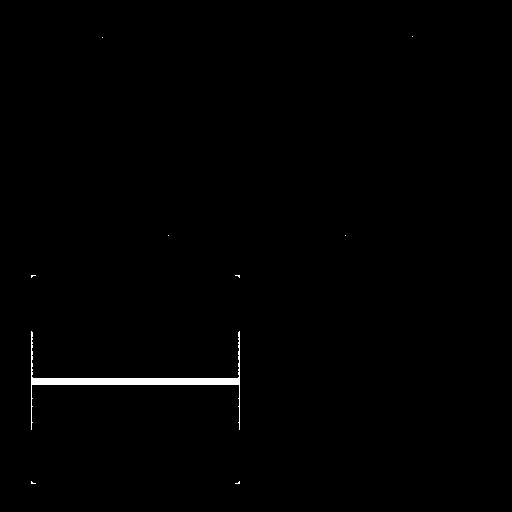
//> input picture OpenCV_6/outputs/1_4_output_1.png, 512 x 512 px
$ ./3   (built with g++ and OpenCV 4)
//> lines starting //> are read from the running program, lines starting //| are printed output that depends on the picture; after the words box and inside, x2 and y2 are one past the last pixel; in counts of white or black regions, pixels touching at a corner belong together
### OpenCV_6/Color.h
// Color.h: interface for the CColor class.
//
//////////////////////////////////////////////////////////////////////

#include<opencv2/opencv.hpp>

#if !defined(AFX_COLOR_H__51E6F4C5_45B6_440E_8240_FCFF2CFD7CAC__INCLUDED_)
#define AFX_COLOR_H__51E6F4C5_45B6_440E_8240_FCFF2CFD7CAC__INCLUDED_

#if _MSC_VER > 1000
#pragma once
#endif // _MSC_VER > 1000

class CColor
{
public:
	CColor();
	virtual ~CColor();

	// RGB 컬러 공간 분리, 만약에 명암도 영상이면 각 채널에 할당함.
	void GS_splitRGB(cv::Mat rgb_image, cv::Mat * rgb);

	// RGB 채널을 조합하여 하나의 RGB 컬러 공간으로 반환한다.
	cv::Mat GS_compositeRGB(cv::Mat *rgb);

	// RGB 컬러 공간을 HSV 컬러 공간으로 변환한다.
	void GS_rgb2hsv(cv::Mat *rgb, cv::Mat *hsv);

	// HSV 컬러 공간을 RGB 컬러 공간으로 변환한다.
	void GS_hsv2rgb(cv::Mat *hsv, cv::Mat *rgb);

	// RGB 컬러 공간을 YCbCr 컬러 공간으로 변환한다.
	void GS_rgb2ycbcr(cv::Mat *rgb, cv::Mat *yCbCr);

	// YCbCr 컬러 공간을 RGB 컬러 공간으로 변환한다.
	void GS_ycbcr2rgb(cv::Mat *YCbCr, cv::Mat *rgb);

	// 주어진 code에 따라 컬러 공간 변환한 후, 각 채널을 분리하여 반환한다.
	void GS_cvtColor(cv::Mat * src, cv::Mat * dst, int codes);

	// 컬러 공간을 명암도 영상으로 변환
	cv::Mat GS_rgb2gray(cv::Mat rgb_image);

	// 컬러 영상 -> 채널 분리
	void SplitRGB(cv::Mat color_image,	/* 원본 RGB 영상 */
				  cv::Mat *rgb);		/* bgr 채널 배열 */
};

#endif // !defined(AFX_COLOR_H__51E6F4C5_45B6_440E_8240_FCFF2CFD7CAC__INCLUDED_)

### OpenCV_1/Pixel.h
#pragma once

// Pixel.h: interface for the CPixel class.
//
//////////////////////////////////////////////////////////////////////

#include <opencv2/opencv.hpp>

typedef unsigned char BYTE;

class CPixel
{
public:
	CPixel();
	virtual ~CPixel();

	// 레벨별 명암 보기
	cv::Mat GS_makeGrayBand();

	// 명암 대비 보기
	cv::Mat GS_makeContrast();

	// 밝기 조절 - 덧셈/뺄셈
	cv::Mat GS_add_constant(cv::Mat src_image, int constant);

	// 두 영상간 덧셈
	cv::Mat GS_add_image(cv::Mat src_image1, cv::Mat src_image2);

	// 두 영상간 뺄셈
	cv::Mat GS_subtract_image(cv::Mat src_image1, cv::Mat src_image2);

	// 명암 대비 조절 - 곱셈
	cv::Mat GS_multiple_constant(cv::Mat src_image, double scale);

	// 명암 대비 조절 - 나눗셈
	cv::Mat GS_divide_constant(cv::Mat src_image, double scale);

	// 밝기 조절 + 명암 대비 조절
	cv::Mat GS_basic_contrast_brightness(cv::Mat src_image, double contrast, int brightness);

	// 선형 결합
	cv::Mat GS_blending_effect(cv::Mat src_image1, cv::Mat src_image2, double alpha);

	// 명암도 영상의 히스토그램 생성.
	cv::Mat GS_imhist(cv::Mat img, int max_length = 256);

	// 히스토그램 평활화
	cv::Mat GS_histeq(cv::Mat src_image);

	// 히스토그램 데이터를 로그 창에 출력
	void GS_view_hist_data(cv::Mat src_image);

	// 룩업 테이블을 이용한 밝기 조절 + 명암 대비 조절
	cv::Mat GS_LUT_basic_contrast_brightness(cv::Mat src_image, double contrast, int brightness);

	// 주어진 조건에 의한 이진 영상 변환
	cv::Mat GS_threshold(cv::Mat src_image, double thresh, int threshold_type);
	cv::Mat GS_threshold(cv::Mat src_image, double thresh, double max_value, int threshold_type);

	// 적응적 경계값 설정에 의한 이진 영상 변환
	cv::Mat GS_adaptive_threshold(cv::Mat src_image, double max_value,
		int adaptive_method, int threshold_type,
		int block_size = 3, double C = 5);

	// 이진 영상에서의 논리 연산 - 논리 연산(logical operator) 사용
	cv::Mat GS_binary_logic(cv::Mat src_image1, cv::Mat src_image2, int logic_method);

	// 이진 영상을 명암도 영상으로 변환
	cv::Mat GS_binary2gray(cv::Mat src_image);

	// 명암도 영상에서의 논리 연산 - 비트 연산자(bitwise operator) 사용
	cv::Mat GS_gray_logic(cv::Mat src_image1, cv::Mat src_image2, int logic_method);
};

### OpenCV_6/Pixel.h
// Pixel.h: interface for the CPixel class.
//
//////////////////////////////////////////////////////////////////////

#include <opencv2/opencv.hpp>

typedef unsigned char BYTE;

class CPixel
{
public:
	CPixel();
	virtual ~CPixel();

	// 레벨별 명암 보기
	cv::Mat GS_makeGrayBand();

	// 명암 대비 보기
	cv::Mat GS_makeContrast();

	// 밝기 조절 - 덧셈/뺄셈
	cv::Mat GS_add_constant(cv::Mat src_image, int constant );

	// 두 영상간 덧셈
	cv::Mat GS_add_image(cv::Mat src_image1, cv::Mat src_image2 );

	// 두 영상간 뺄셈
	cv::Mat GS_subtract_image(cv::Mat src_image1, cv::Mat src_image2 );

	// 명암 대비 조절 - 곱셈
	cv::Mat GS_multiple_constant(cv::Mat src_image, double scale);

	// 명암 대비 조절 - 나눗셈
	cv::Mat GS_divide_constant(cv::Mat src_image, double scale);

	// 밝기 조절 + 명암 대비 조절
	cv::Mat GS_basic_contrast_brightness(cv::Mat src_image, double contrast, int brightness );

	// 선형 결합
	cv::Mat GS_blending_effect(cv::Mat src_image1, cv::Mat src_image2, double alpha );

	// 명암도 영상의 히스토그램 생성.
	cv::Mat GS_imhist(cv::Mat img, int max_length = 256);

	// 히스토그램 평활화
	cv::Mat GS_histeq(cv::Mat src_image);

	// 히스토그램 데이터를 로그 창에 출력
	void GS_view_hist_data(cv::Mat src_image);

	// 룩업 테이블을 이용한 밝기 조절 + 명암 대비 조절
	cv::Mat GS_LUT_basic_contrast_brightness(cv::Mat src_image, double contrast, int brightness );

	// 주어진 조건에 의한 이진 영상 변환
	cv::Mat GS_threshold(cv::Mat src_image, double thresh, int threshold_type);
	cv::Mat GS_threshold(cv::Mat src_image, double thresh, double max_value, int threshold_type);

	// 적응적 경계값 설정에 의한 이진 영상 변환
	cv::Mat GS_adaptive_threshold(cv::Mat src_image, double max_value,
									 int adaptive_method, int threshold_type,
									 int block_size = 3, double C = 5);

	// 이진 영상에서의 논리 연산 - 논리 연산(logical operator) 사용
	cv::Mat GS_binary_logic(cv::Mat src_image1, cv::Mat src_image2, int logic_method);

	// 이진 영상을 명암도 영상으로 변환
	cv::Mat GS_binary2gray(cv::Mat src_image);

	// 명암도 영상에서의 논리 연산 - 비트 연산자(bitwise operator) 사용
	cv::Mat GS_gray_logic(cv::Mat src_image1, cv::Mat src_image2, int logic_method);
};

### OpenCV_6/Util.h
// Util.h: interface for the CUtil class.
//
//////////////////////////////////////////////////////////////////////

#include <opencv2/opencv.hpp>

#if !defined(AFX_UTIL_H__3C7854E7_4EA2_4780_A97B_BBBEF2566DD6__INCLUDED_)
#define AFX_UTIL_H__3C7854E7_4EA2_4780_A97B_BBBEF2566DD6__INCLUDED_

#if _MSC_VER > 1000
#pragma once
#endif // _MSC_VER > 1000

class CUtil
{
public:
	CUtil();
	virtual ~CUtil();

	// 영상 데이터 초기화
	cv::Mat GS_createImage(cv::Size size, int nChannels);
	// [6 lines left out: function GS_createImage, not called in this run]

	// 지정한 크기 기준으로, 가로의 길이가 4의 배수에 맞게 축소/확대
	cv::Mat GS_resizeForBitmap(int resize_height, int resize_width, cv::Mat image);

	// IplImage를 HBITMAP으로 변환
	//HBITMAP GS_IplImage2Bitmap(IplImage *image);

	// cv::Mat을 OpenCV의 HighGUI와 연계하여 보기
	void GS_viewMatImage(char *title, cv::Mat image);

	// 클램핑
	int GS_clamping(int var);
	int GS_clamping(float var);
	int GS_clamping(double var);

	// 1차원 메모리 할당
	float *GS_floatAlloc1D(int length);

	// 할당한 1차원 메모리 해제
	void GS_free1D(float *data);

	// 2차원 메모리 할당
	float **GS_floatAlloc2D(int height, int width);
	double **GS_doubleAlloc2D(int height, int width);

	// 할당한 2차원 메모리 해제
	void GS_free2D(float **data, int length);
	void GS_free2D(double **data, int length);

	// 2차원을 1차원으로 변환
	float *GS_toSingleArray(float **data, int height, int width);

	// Wirth sort : not recurisive sorting algorithm by N. Devilard from N. Wirth's book
	//BYTE GS_writh_sort(BYTE *data, int length);

	// Quick Select
	//BYTE GS_quick_select(BYTE *data, int length);

	// swap
	//void GS_SWAP(BYTE *data, int x, int y);

	// quick sort
	//void GS_quick_sort(BYTE *data, int left, int right);

	// 해당 영상의 IplImage에서 명암도 공간을 2차원 배열로 가져온다.
	//void GS_getGrayFromIplImage(IplImage *src_image, BYTE ***gray, int *height, int *width);

	// BYTE, double 타입의 명암도 공간인 2차원 배열을 mat으로 변환한다.
	cv::Mat GS_gray2Mat(double **gray, int height, int width);

	// 해당 영상의 IplImage에서 RGB 컬러 공간을 2차원 배열로 가져온다.
	//void GS_getColorFromIplImage(IplImage *src_image, BYTE ***red, BYTE ***green, BYTE ***blue, int *height, int *width);

	// double 타입의 컬러 공간인 2차원 배열을 cv::Mat으로 변환한다.
	cv::Mat GS_color2Mat(double **image1, double **image2, double **image3, int height, int width);
};

#endif // !defined(AFX_UTIL_H__3C7854E7_4EA2_4780_A97B_BBBEF2566DD6__INCLUDED_)

### OpenCV_6/Edge.h
// Edge.h: interface for the CEdge class.
//
//////////////////////////////////////////////////////////////////////

#include<opencv2/opencv.hpp>

#if !defined(AFX_EDGE_H__F2A61D84_5347_4099_AEA6_2061F2B32778__INCLUDED_)
#define AFX_EDGE_H__F2A61D84_5347_4099_AEA6_2061F2B32778__INCLUDED_

#if _MSC_VER > 1000
#pragma once
#endif // _MSC_VER > 1000

class CEdge
{
public:
	CEdge();
	virtual ~CEdge();

	// 소벨 에지 추출 : 마스크(3x3)
	cv::Mat GS_sobel_edge(cv::Mat src_image, int method = 2);

	// 소벨 에지 추출 : cv::Sobel() 함수 이용
	cv::Mat GS_sobel_edge_Sobel(cv::Mat src_image, int method = 2);

	// 소벨 에지 추출 : 마스크(7x7)
	cv::Mat GS_sobel_edge_7x7(cv::Mat src_image, int method = 2);

	// 소벨 에지 추출 : 대각선
	cv::Mat GS_sobel_diagonal_edge(cv::Mat src_image, int method = 2);

	// 프리윗 에지 추출
	cv::Mat GS_prewitt_edge(cv::Mat src_image, int method = 2);

	// 프레이첸 에지 추출
	cv::Mat GS_freichen_edge(cv::Mat src_image, int method = 2);

	// 서터캐스틱 에지 추출
	cv::Mat GS_stochastic_Edge(cv::Mat src_image, int method = 2);

	// 로버츠 에지 추출
	cv::Mat GS_roberts_edge(cv::Mat src_image, int method = 2);

	// 라플라시안 에지 추출 : 마스크
	cv::Mat GS_laplacian_edge(cv::Mat src_image, int method = 1);

	// 라플라시안 에지 추출 : cv::Laplacian() 함수 이용
	cv::Mat GS_laplacian_edge_Laplacian(cv::Mat src_image);

	// 라플라시안 샤프닝
	cv::Mat GS_laplacian_sharpening(cv::Mat src_image, int method = 1);

	double **GS_get_LoG_mask(double sigma, int *mask_height, int *mask_width);
	double GS_get_LoG_formular(double x, double sigma);
	double norm(double x, double y);
	double GS_get_distance(double a, double b, double c, double d);
	double gauss(double x, double sigma);

	// 캐니 에지 추출
	cv::Mat GS_canny_edge(cv::Mat src_image, double sigma, int threshold, int method);

	// 캐니 에지 추출 : cv::Canny() 함수 이용
	cv::Mat GS_canny_edge_Canny(cv::Mat src_image, double low_threshold = 50.0, double high_threshold = 100.0);

};
#endif // !defined(AFX_EDGE_H__F2A61D84_5347_4099_AEA6_2061F2B32778__INCLUDED_)

### OpenCV_6/ImageAnalysis.h
// ImageAnalysis.h: interface for the CImageAnalysis class.
//
//////////////////////////////////////////////////////////////////////
//#include<opencv\cv.h>
//#include<opencv\cxcore.h>
//#include<opencv\cvaux.h>
//#include<opencv\highgui.h>
#include <opencv2/opencv.hpp>

#if !defined(AFX_IMAGEANALYSIS_H__02575BF0_7F7D_4A12_8B40_3BCC13F6AE05__INCLUDED_)
#define AFX_IMAGEANALYSIS_H__02575BF0_7F7D_4A12_8B40_3BCC13F6AE05__INCLUDED_

#if _MSC_VER > 1000
#pragma once
#endif // _MSC_VER > 1000

class CImageAnalysis
{
private:
	double getSpatialMoment(cv::Moments moment, int x_order, int y_order);
	double getCentralMoment(cv::Moments moment, int x_order, int y_order);
	double getNormalizedCentralMoment(cv::Moments moment, int x_order, int y_order);
public:
	CImageAnalysis();
	virtual ~CImageAnalysis();

	//-----------
	// 피라미드
	//-----------

	// Pryamid : Up-sampling
	cv::Mat GS_pyrUp(cv::Mat src_image);

	// Pryamid : Down-sampling
	cv::Mat GS_pyrDown(cv::Mat src_image);

	// Pryamid : Segmentation
	//cv::Mat GS_pyrSegmentation(cv::Mat src_image, int level = 1, double threshold1 = 10.0, double threshold2 = 60.0);

	// Pryamid : Mean Shifting
	cv::Mat GS_pyrMeanShiftFiltering(cv::Mat src_image, double sp = 20.0, double sr = 30.0);

	//-----------
	// 코너 추출
	//-----------

	// Harris corner detector
	cv::Mat GS_cornerHarris(cv::Mat src_image, int block_size = 3, int aperture_size = 5, double k = 0.04);

	// Calculates constraint image for corner detection
	cv::Mat GS_preCornerDetect(cv::Mat src_image, int aperture_size = 7);

	//-------------
	// 외곽선 탐색
	//-------------

	// 외곽선 탐색 : cv::findContours() + cv::drawContours()
	cv::Mat GS_findContours(cv::Mat src_image);

	//-------------
	// Hu Moment
	//-------------

	// 불변 모멘트 얻기(Hu Moment)
	double * GS_getHuMoments(cv::Mat src_image, double threshold = 128);

	// 공간, 중앙, 정규화된 중앙 모멘트 얻기(불변 모멘트 제외)
	double GS_getAllMoments(cv::Mat src_image, double threshold = 128, int type = 1, int xorder = 0, int yorder = 0);

	//


	//-------------
	// 허프 변환
	//-------------

	// 기본 허프 변환 (입력: 3채널 영상)
	cv::Mat GS_basicHoughTransform(cv::Mat src_image);

	// 기본 허프 변환 (입력: 1채널 명암도 영상
	cv::Mat GS_basicHoughTransformGray(cv::Mat src_image);

	// 확률적 허프 변환
	cv::Mat GS_probHoughTransform(cv::Mat src_image);

	//-------------
	// 템플릿 매칭
	//-------------

	// 템플릿 매칭
	cv::Mat GS_templateMatching(cv::Mat src_image, cv::Mat template_image);
};

#endif // !defined(AFX_IMAGEANALYSIS_H__02575BF0_7F7D_4A12_8B40_3BCC13F6AE05__INCLUDED_)

### OpenCV_6/Util.cpp
/*
* Util.cpp : 유틸리티 관련 클래스
* Modified by Lee, Moon-Ho (conv2@korea.com)
* Last Modified : 2006/11/16
*/

#include "Util.h"

#ifdef _DEBUG
#undef THIS_FILE
static char THIS_FILE[] = __FILE__;
#define new DEBUG_NEW
#endif

//////////////////////////////////////////////////////////////////////
// Construction/Destruction
//////////////////////////////////////////////////////////////////////

CUtil::CUtil()
{

}

CUtil::~CUtil()
{

}


// 2차원을 1차원으로 변환
// [73 lines left out: functions GS_toSingleArray, GS_floatAlloc2D, GS_doubleAlloc2D, GS_free2D, GS_free2D, GS_floatAlloc1D and 1 more, not called in this run]

cv::Mat CUtil::GS_createImage(cv::Size size, int nChannels)
{
	uchar type = ((nChannels - 1) << 3) + 0;
	cv::Mat dst_image = cv::Mat(size, type);
	return dst_image;
}

// 지정한 크기 기준으로, 가로의 길이가 4의 배수에 맞게 축소/확대
// [116 lines left out: functions GS_resizeForBitmap, GS_viewMatImage, GS_clamping, GS_clamping, GS_clamping, GS_gray2Mat and 1 more, not called in this run]

### OpenCV_6/Edge.cpp
// Edge.cpp: implementation of the CEdge class.
//
//////////////////////////////////////////////////////////////////////

#include "Edge.h"
#include "Util.h"
#include "Filter.h"

#ifdef _DEBUG
#undef THIS_FILE
static char THIS_FILE[] = __FILE__;
#define new DEBUG_NEW
#endif

//////////////////////////////////////////////////////////////////////
// Construction/Destruction
//////////////////////////////////////////////////////////////////////

CEdge::CEdge()
{

}

CEdge::~CEdge()
{

}

// 캐니 에지 추출 : Canny() 함수 이용  (Extraction canny edge : using cv::Canny())
cv::Mat CEdge::GS_canny_edge_Canny(cv::Mat src_image, double low_threshold, double high_threshold)
{
	CUtil cUtil;

	// 초기화 (Initialization)
	cv::Mat dst_image = cUtil.GS_createImage(src_image.size(), src_image.channels());
	if (dst_image.channels() != 1) return dst_image;

	//
	cv::Mat canny_edge = dst_image.clone();

	// (1) Canny() 함수 수행시는 src_image와 dst_image의 depth는 같아야 함. (depth of src_image and dst_image shoud be the same in Canny())
	// (2) low_threshold, high_threshold는 Edge linking 처리하기 위한 값.(low_threshold, high_threshold are for Edge linking processing)
	cv::Canny(src_image, canny_edge, low_threshold, high_threshold, 3);
	cv::convertScaleAbs(canny_edge, dst_image, 1, 0);

	return dst_image;
}

// 캐니 에지 추출 (Extraction canny edg)
// [741 lines left out: functions GS_canny_edge, GS_get_LoG_mask, GS_get_LoG_formular, norm, GS_get_distance, gauss and 11 more, not called in this run]

### OpenCV_6/3.cpp
#include <iostream>
#include <opencv2/opencv.hpp>
#include "ImageAnalysis.h"
#include "Edge.h"

using namespace cv;

Mat customHoughTransform(const Mat& grayscaled)
{
	CEdge ce;

	// 이미지의 edge 추출
	Mat edge = ce.GS_canny_edge_Canny(grayscaled, 50, 100);

	// cv::HoughLines 함수를 통해 edge 이미지의 line 성분 찾기
	std::vector<Vec2f> lines;
	HoughLines(edge, lines, 1, CV_PI / 180, 70);

	// 찾아진 line을 그려서 반환할 이미지
	Mat result;
	cvtColor(grayscaled, result, COLOR_GRAY2BGR);

	// 찾아진 line 들을 순환하며 result에 그림
	for (int i = 0; i < lines.size(); i++)
	{
		// 현재 line의 rho, theta 변수화
		Vec2f cur = lines[i];
		float rho = cur[0];
		float theta = cur[1];

		// 선을 그리기 위한 두개의 점
		Point pt1, pt2;
		// 극좌표의 직선 방정식을 통해 x0와 y0를 구함
		double a = cos(theta), b = sin(theta);
		double x0 = a * rho, y0 = b * rho;

		// 구하려는 직선 위의 두 점을 찾아내기 위해서
		// (x0, y0)를 기준으로 BIG_NUMBER 만큼 양쪽으로 떨어진
		// 2개의 pt1, pt2를 구함.
		int BIG_NUMBER = 1000;
		pt1.x = cvRound(x0 + BIG_NUMBER * (-b));
		pt1.y = cvRound(y0 + BIG_NUMBER * (a));
		pt2.x = cvRound(x0 - BIG_NUMBER * (-b));
		pt2.y = cvRound(y0 - BIG_NUMBER * (a));

		// 구한 pt1, pt2를 잇는 파란색 직선을 그림
		cv::line(result, pt1, pt2, Scalar(255, 0, 0), 1, 8);
	}

	// 선이 모두 그려진 result를 반환
	return result;
}

int main()
{
	// 입력 이미지(step 4 outputs) 로드
	Mat binaryStuff = imread("./outputs/1_4_output_1.png", 0);
//> binaryStuff: 512 rows x 512 cols, CV_8UC1; 0.67% white; 9 white regions (8 under 20 px), largest, box (x1, y1, x2, y2) and area: (31, 331, 240, 430) 1713
	Mat binaryRice = imread("./outputs/1_4_output_2.png", 0);
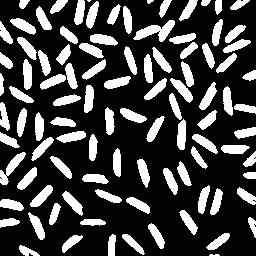
//> input picture OpenCV_6/outputs/1_4_output_2.png, 256 x 256 px
//> binaryRice: 256 rows x 256 cols, CV_8UC1; 26.9% white; 99 white regions (3 under 20 px), largest, box (x1, y1, x2, y2) and area: (133, 20, 175, 42) 410, (0, 152, 26, 185) 289, (30, 185, 53, 207) 234

	// 입력 이미지 파일로 저장
	imwrite("./outputs/3_1_input_1.png", binaryStuff);
	imwrite("./outputs/3_1_input_2.png", binaryRice);

	// =======================================================

	// 10. step 4 output 의 line을 hough transform을 이용하여 추출
	Mat lineStuff = customHoughTransform(binaryStuff);
//> in GS_canny_edge_Canny, `cv::Canny(src_image, canny_edge, low_threshold, high_threshold, 3);`:
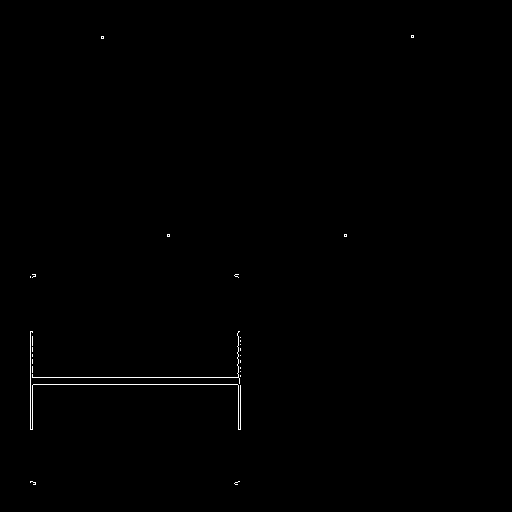
//> canny_edge: 512 rows x 512 cols, CV_8UC1; 0.31% white in thin lines or dots, all inside (x1, y1, x2, y2) = (30, 35, 414, 485)
//> in customHoughTransform, `HoughLines(edge, lines, 1, CV_PI / 180, 70);`: lines = 5 lines (rho, theta): [377, 1.57], [384, 1.57], [30, 0], [32, 0], [238, 0]
//> in customHoughTransform, result is the input picture: 512 rows x 512 cols, CV_8UC3; 0.67% white; 9 white regions (8 under 20 px), largest, box (x1, y1, x2, y2) and area: (31, 331, 240, 430) 1713
//> the loop in customHoughTransform, `for (int i = 0; i < lines.size(); i++)` made 5 passes
//> (rho, theta, a, b, x0, y0) on passes 1 to 5: (377, 1.57, -4.37e-08, 1, -1.65e-05, 377), (384, 1.57, -4.37e-08, 1, -1.68e-05, 384), (30, 0, 1, 0, 30, 0), (32, 0, 1, 0, 32, 0), (238, 0, 1, 0, 238, 0)
//> after the loop in customHoughTransform, `for (int i = 0; i < lines.size(); i++)`:
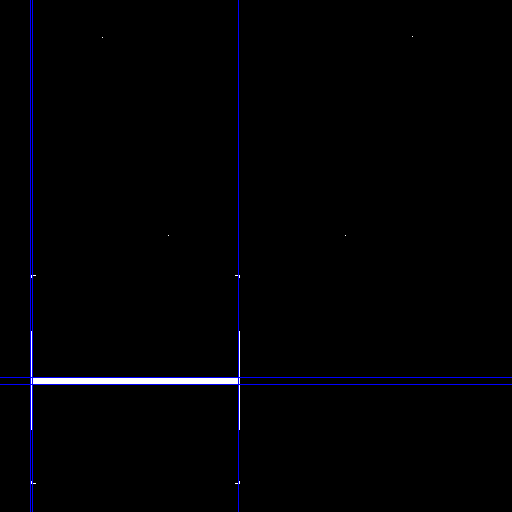
//> result: 512 rows x 512 cols, CV_8UC3; 0.97% of pixels changed, all inside (x1, y1, x2, y2) = (0, 0, 512, 512)
	Mat lineRice = customHoughTransform(binaryRice);
//> call 2 of GS_canny_edge_Canny, with low_threshold = 50, high_threshold = 100
//> in GS_canny_edge_Canny (call 2), `cv::Canny(src_image, canny_edge, low_threshold, high_threshold, 3);`:
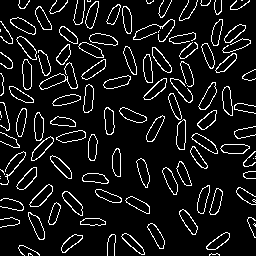
//> canny_edge: 256 rows x 256 cols, CV_8UC1; 9.1% white in thin lines or dots
//> in customHoughTransform (call 2), `HoughLines(edge, lines, 1, CV_PI / 180, 70);`: lines = 2 lines (rho, theta): [168, 0.82], [170, 0.77]
//> in customHoughTransform, result is the input picture: 256 rows x 256 cols, CV_8UC3; 26.9% white; 99 white regions (3 under 20 px), largest, box (x1, y1, x2, y2) and area: (133, 20, 175, 42) 410, (0, 152, 26, 185) 289, (30, 185, 53, 207) 234
//> the loop in customHoughTransform (call 2), `for (int i = 0; i < lines.size(); i++)` made 2 passes
//> (rho, theta, a, b, x0, y0) on passes 1 to 2: (168, 0.82, 0.682, 0.731, 114.6, 122.9), (170, 0.768, 0.719, 0.695, 122.3, 118.1)
//> after the loop in customHoughTransform (call 2), `for (int i = 0; i < lines.size(); i++)`:
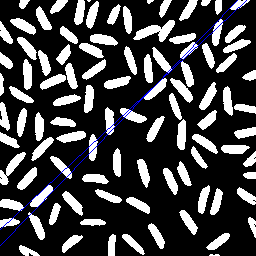
//> result: 256 rows x 256 cols, CV_8UC3; 0.73% of pixels changed, all inside (x1, y1, x2, y2) = (0, 0, 247, 246)

	// 중간 출력 이미지 출력/저장
	imshow("stuff", lineStuff);
	imshow("rice", lineRice);
	imwrite("./outputs/3_1_output_1.png", lineStuff);
	imwrite("./outputs/3_1_output_2.png", lineRice);

	// 키 입력 대기
	waitKey();
}
